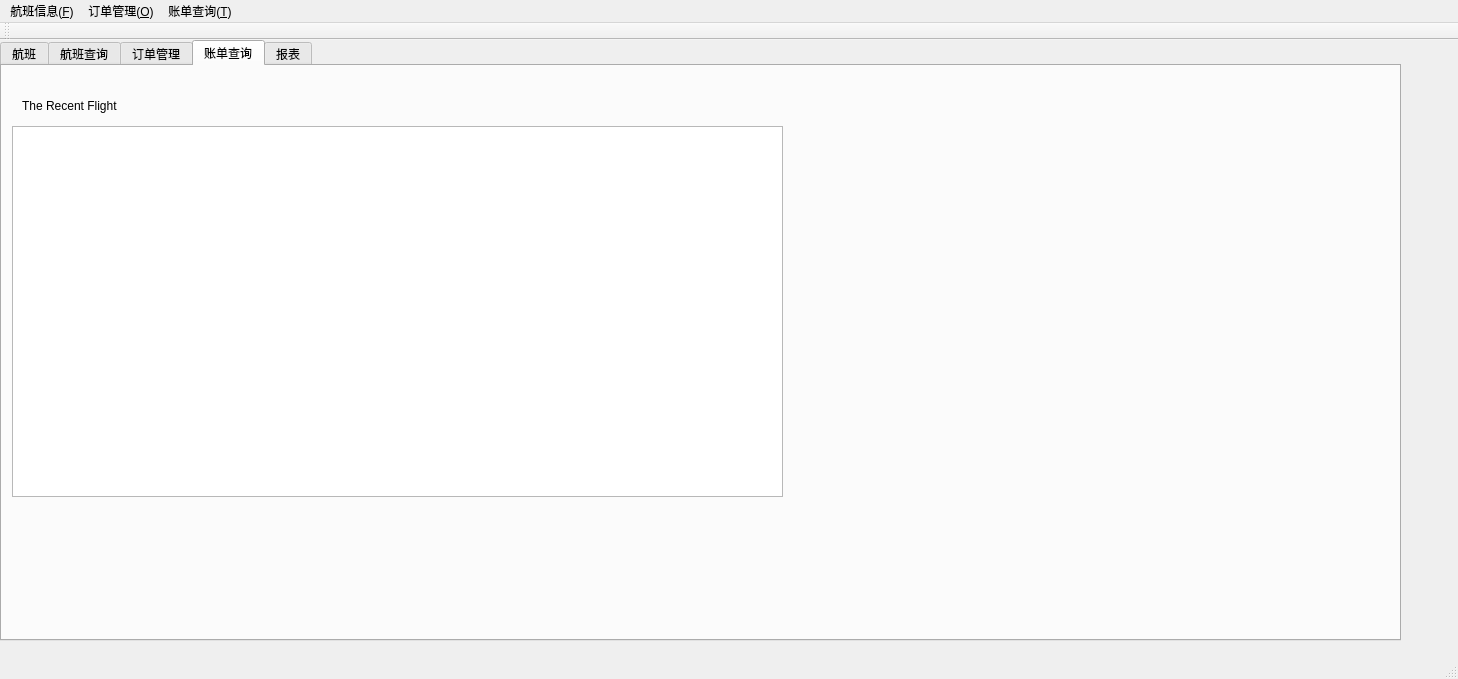
<?xml version="1.0" encoding="UTF-8"?>
<ui version="4.0">
 <class>MainWindow</class>
 <widget class="QMainWindow" name="MainWindow">
  <property name="geometry">
   <rect>
    <x>0</x>
    <y>0</y>
    <width>1458</width>
    <height>679</height>
   </rect>
  </property>
  <property name="windowTitle">
   <string>MainWindow</string>
  </property>
  <widget class="QWidget" name="centralWidget">
   <widget class="QTabWidget" name="tabWidget">
    <property name="geometry">
     <rect>
      <x>0</x>
      <y>0</y>
      <width>1401</width>
      <height>601</height>
     </rect>
    </property>
    <property name="currentIndex">
     <number>3</number>
    </property>
    <widget class="QWidget" name="tab_0">
     <attribute name="title">
      <string>航班</string>
     </attribute>
     <widget class="QPushButton" name="addFlightButton">
      <property name="geometry">
       <rect>
        <x>70</x>
        <y>450</y>
        <width>88</width>
        <height>27</height>
       </rect>
      </property>
      <property name="text">
       <string>add</string>
      </property>
     </widget>
     <widget class="QPushButton" name="deleteFlightButton">
      <property name="geometry">
       <rect>
        <x>190</x>
        <y>450</y>
        <width>88</width>
        <height>27</height>
       </rect>
      </property>
      <property name="text">
       <string>Delete</string>
      </property>
     </widget>
     <widget class="QTableView" name="tableView_0">
      <property name="geometry">
       <rect>
        <x>40</x>
        <y>30</y>
        <width>1051</width>
        <height>321</height>
       </rect>
      </property>
     </widget>
     <widget class="QPushButton" name="pushButton">
      <property name="geometry">
       <rect>
        <x>360</x>
        <y>450</y>
        <width>151</width>
        <height>27</height>
       </rect>
      </property>
      <property name="text">
       <string>show Report</string>
      </property>
     </widget>
    </widget>
    <widget class="QWidget" name="tab_1">
     <attribute name="title">
      <string>航班查询</string>
     </attribute>
     <widget class="QTableView" name="tableView_1">
      <property name="geometry">
       <rect>
        <x>360</x>
        <y>60</y>
        <width>931</width>
        <height>321</height>
       </rect>
      </property>
     </widget>
     <widget class="QPushButton" name="postButton">
      <property name="geometry">
       <rect>
        <x>740</x>
        <y>420</y>
        <width>88</width>
        <height>27</height>
       </rect>
      </property>
      <property name="text">
       <string>提交订单</string>
      </property>
     </widget>
     <widget class="QWidget" name="gridLayoutWidget">
      <property name="geometry">
       <rect>
        <x>50</x>
        <y>70</y>
        <width>291</width>
        <height>311</height>
       </rect>
      </property>
      <layout class="QGridLayout" name="gridLayout">
       <item row="3" column="1">
        <widget class="QTimeEdit" name="timeEdit"/>
       </item>
       <item row="0" column="1">
        <widget class="QLineEdit" name="FFROM_lineEdit"/>
       </item>
       <item row="2" column="0">
        <widget class="QLabel" name="label_3">
         <property name="text">
          <string>起飞日期</string>
         </property>
        </widget>
       </item>
       <item row="1" column="1">
        <widget class="QLineEdit" name="FTO_lineEdit">
         <property name="text">
          <string/>
         </property>
        </widget>
       </item>
       <item row="3" column="0">
        <widget class="QLabel" name="label_4">
         <property name="text">
          <string>起飞 时间</string>
         </property>
        </widget>
       </item>
       <item row="4" column="0">
        <widget class="QLabel" name="label_5">
         <property name="text">
          <string>航空公司</string>
         </property>
        </widget>
       </item>
       <item row="6" column="0" colspan="2">
        <widget class="QPushButton" name="queryButton">
         <property name="text">
          <string>查询</string>
         </property>
        </widget>
       </item>
       <item row="4" column="1">
        <widget class="QComboBox" name="FLIGHT_comboBox">
         <property name="editable">
          <bool>true</bool>
         </property>
        </widget>
       </item>
       <item row="1" column="0">
        <widget class="QLabel" name="label_2">
         <property name="text">
          <string>到达地</string>
         </property>
        </widget>
       </item>
       <item row="0" column="0">
        <widget class="QLabel" name="label">
         <property name="text">
          <string>出发地</string>
         </property>
        </widget>
       </item>
       <item row="5" column="0">
        <widget class="QLabel" name="label_6">
         <property name="text">
          <string>Order By</string>
         </property>
        </widget>
       </item>
       <item row="5" column="1">
        <widget class="QComboBox" name="order_comboBox">
         <item>
          <property name="text">
           <string>最近</string>
          </property>
         </item>
         <item>
          <property name="text">
           <string>价格</string>
          </property>
         </item>
        </widget>
       </item>
       <item row="2" column="1">
        <widget class="QDateEdit" name="dateEdit"/>
       </item>
      </layout>
     </widget>
     <widget class="QCheckBox" name="checkBox_2">
      <property name="geometry">
       <rect>
        <x>140</x>
        <y>450</y>
        <width>93</width>
        <height>25</height>
       </rect>
      </property>
      <property name="text">
       <string>是否中转</string>
      </property>
     </widget>
     <widget class="QWidget" name="layoutWidget">
      <property name="geometry">
       <rect>
        <x>60</x>
        <y>480</y>
        <width>201</width>
        <height>29</height>
       </rect>
      </property>
      <layout class="QHBoxLayout" name="horizontalLayout">
       <item>
        <widget class="QLabel" name="label_8">
         <property name="text">
          <string> 中转时间</string>
         </property>
        </widget>
       </item>
       <item>
        <widget class="QLineEdit" name="transtime_lineEdit"/>
       </item>
      </layout>
     </widget>
    </widget>
    <widget class="QWidget" name="tab_2">
     <attribute name="title">
      <string>订单管理</string>
     </attribute>
     <widget class="QTableView" name="tableView_2">
      <property name="geometry">
       <rect>
        <x>80</x>
        <y>10</y>
        <width>861</width>
        <height>401</height>
       </rect>
      </property>
     </widget>
     <widget class="QPushButton" name="checkin_pushButton">
      <property name="geometry">
       <rect>
        <x>530</x>
        <y>450</y>
        <width>88</width>
        <height>27</height>
       </rect>
      </property>
      <property name="text">
       <string>check-in</string>
      </property>
     </widget>
     <widget class="QPushButton" name="Unsubscribe_pushButton">
      <property name="geometry">
       <rect>
        <x>180</x>
        <y>450</y>
        <width>88</width>
        <height>27</height>
       </rect>
      </property>
      <property name="text">
       <string>Unsubscribe</string>
      </property>
     </widget>
    </widget>
    <widget class="QWidget" name="tab_3">
     <attribute name="title">
      <string>账单查询</string>
     </attribute>
     <widget class="QTableView" name="tableView_3">
      <property name="geometry">
       <rect>
        <x>10</x>
        <y>60</y>
        <width>771</width>
        <height>371</height>
       </rect>
      </property>
     </widget>
     <widget class="QLabel" name="label_7">
      <property name="geometry">
       <rect>
        <x>20</x>
        <y>30</y>
        <width>241</width>
        <height>19</height>
       </rect>
      </property>
      <property name="text">
       <string>The Recent Flight</string>
      </property>
     </widget>
    </widget>
    <widget class="QWidget" name="tab">
     <attribute name="title">
      <string>报表</string>
     </attribute>
     <widget class="QComboBox" name="FLIGHT_comboBox_4">
      <property name="geometry">
       <rect>
        <x>80</x>
        <y>450</y>
        <width>219</width>
        <height>27</height>
       </rect>
      </property>
      <property name="editable">
       <bool>true</bool>
      </property>
     </widget>
     <widget class="QGraphicsView" name="graphicsView">
      <property name="geometry">
       <rect>
        <x>80</x>
        <y>50</y>
        <width>731</width>
        <height>321</height>
       </rect>
      </property>
     </widget>
    </widget>
   </widget>
  </widget>
  <widget class="QMenuBar" name="menuBar">
   <property name="geometry">
    <rect>
     <x>0</x>
     <y>0</y>
     <width>1458</width>
     <height>24</height>
    </rect>
   </property>
   <widget class="QMenu" name="menu_F">
    <property name="title">
     <string>航班信息(&amp;F)</string>
    </property>
    <addaction name="separator"/>
    <addaction name="action_F"/>
   </widget>
   <widget class="QMenu" name="menu_O">
    <property name="title">
     <string>订单管理(&amp;O)</string>
    </property>
    <addaction name="action_Q"/>
    <addaction name="action_L"/>
    <addaction name="action_G"/>
    <addaction name="action_B"/>
   </widget>
   <widget class="QMenu" name="menu_T">
    <property name="title">
     <string>账单查询(&amp;T)</string>
    </property>
   </widget>
   <addaction name="menu_F"/>
   <addaction name="menu_O"/>
   <addaction name="menu_T"/>
  </widget>
  <widget class="QToolBar" name="mainToolBar">
   <attribute name="toolBarArea">
    <enum>TopToolBarArea</enum>
   </attribute>
   <attribute name="toolBarBreak">
    <bool>false</bool>
   </attribute>
  </widget>
  <widget class="QStatusBar" name="statusBar"/>
  <action name="action_F">
   <property name="text">
    <string>航班信息(&amp;F)</string>
   </property>
  </action>
  <action name="action_Q">
   <property name="text">
    <string>航班查询(&amp;Q)</string>
   </property>
  </action>
  <action name="action_G">
   <property name="text">
    <string>取票(&amp;G)</string>
   </property>
  </action>
  <action name="action_B">
   <property name="text">
    <string>退订机票(&amp;B)</string>
   </property>
  </action>
  <action name="action_L">
   <property name="text">
    <string>订单查询(&amp;L)</string>
   </property>
  </action>
 </widget>
 <layoutdefault spacing="6" margin="11"/>
 <tabstops>
  <tabstop>tabWidget</tabstop>
  <tabstop>FFROM_lineEdit</tabstop>
  <tabstop>FTO_lineEdit</tabstop>
  <tabstop>dateEdit</tabstop>
  <tabstop>timeEdit</tabstop>
  <tabstop>FLIGHT_comboBox</tabstop>
  <tabstop>order_comboBox</tabstop>
  <tabstop>queryButton</tabstop>
  <tabstop>postButton</tabstop>
  <tabstop>tableView_0</tabstop>
  <tabstop>addFlightButton</tabstop>
  <tabstop>deleteFlightButton</tabstop>
  <tabstop>tableView_2</tabstop>
  <tabstop>tableView_1</tabstop>
  <tabstop>checkin_pushButton</tabstop>
  <tabstop>Unsubscribe_pushButton</tabstop>
  <tabstop>tableView_3</tabstop>
 </tabstops>
 <resources/>
 <connections/>
</ui>
